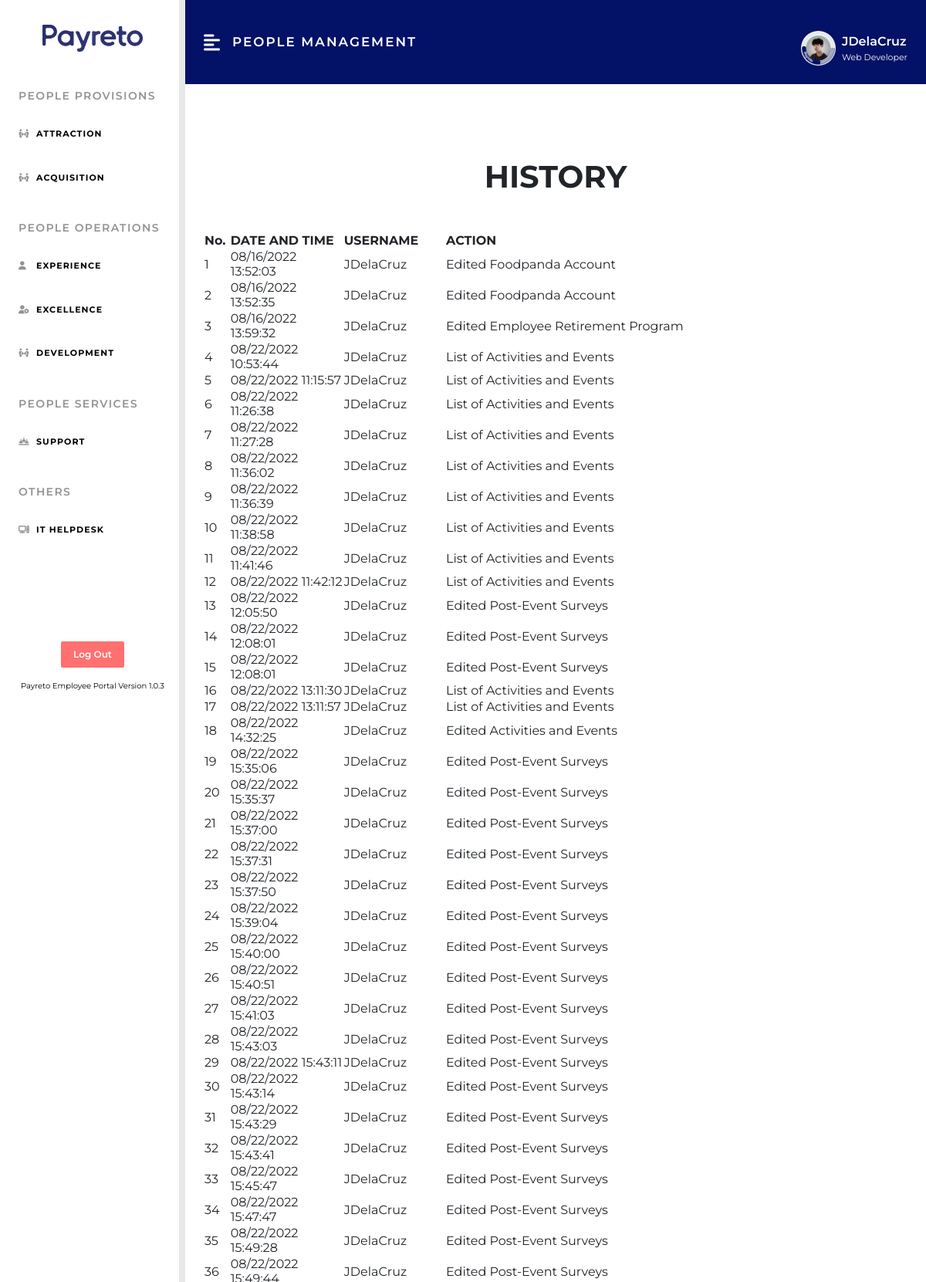
The app's page /admin/audit_logs/audit_view.php (signed in, upper part) with its own data.
### tables this page shows
CREATE TABLE `audit_logs` (
  `id` int(11) NOT NULL,
  `dtime` varchar(255) NOT NULL,
  `uname` varchar(255) NOT NULL,
  `form` varchar(1000) NOT NULL
);

### admin/audit_logs/audit_view.php (the view, shortened to what this page needs)
<?php
if (session_status() === PHP_SESSION_NONE) {
    include_once '../../includes/plugins.php';
}
?>
<!DOCTYPE html>
<html lang="en">
<head>
    <link rel="stylesheet" href="/Employee-Portal/assets/css/dashboard_styles.css">
    <link rel="stylesheet" href="/Employee-Portal/assets/css/menu_styles.css">
</head>
<body>
    <div class="d-flex" id="wrapper">
        <?php include "../../includes/sidebar.php"; ?>
        <div id="page-content-wrapper">
            <nav class="heading-payreto navbar navbar-expand-lg navbar-light py-3 px-4">
                <div class="d-flex align-items-center header-text">
                    <i class="fas fa-align-left tertiary-text fs-4 me-3" id="menu-toggle"></i>
                    <h4 class="m-0">PEOPLE MANAGEMENT</h4>
                </div>
                <?php
                include "../../includes/header.php";
                ?>
            </nav>
            <div class="w-100 py-5">
                <div class="container d-flex flex-column justify-content-center">
                    <h1 class="card-heading my-5 text-uppercase text-center">HISTORY</h1>
                    <div class="container">
                        <?php
                        $sql = "SELECT * FROM audit_logs";
                        $result = mysqli_query($conn, $sql);
                        $row = mysqli_fetch_all($result, MYSQLI_ASSOC);
                        ?>
                        <table class="display" id="audit_logs">
                            <thead>
                                <tr>
                                    <th>No.</th>
                                    <th>DATE AND TIME</th>
                                    <th>USERNAME</th>
                                    <th>ACTION</th>
                                </tr>
                            </thead>
                            <tbody>
                                <?php
                                foreach ($row as $key => $value) {
                                    echo "<tr>";
                                    echo "<td>" . $key += 1, "</td>";
                                    echo "<td>" . $value["dtime"] . "</td>";
                                    echo "<td>" . filter_var($value["uname"] , FILTER_SANITIZE_SPECIAL_CHARS) . "</td>";
                                    echo "<td>" . filter_var($value["form"] , FILTER_SANITIZE_SPECIAL_CHARS) . "</td>";
                                    echo "</tr>";
                                }
                                ?>
                            </tbody>
                        </table>
                    </div>
                </div>
            </div>
        </div>
    </div>
</body>
</html>

### assets/css/dashboard_styles.css (style rules this page uses)
* { font-family: 'Montserrat', sans-serif; transition: opacity 0.4s; }
:root { --main-bg-color: #009d63; --main-text-color: #FFFFFF; --second-text-color: #FFFFFF; --second-bg-color: #c1efde; }
.tertiary-text { color: var(--main-text-color); }
.heading-payreto { padding: 3rem 0 3rem 0; background-color: #031166; }
.header-text h4 { font-size: clamp(1em, 1.4vw, 3em); font-weight: 600; letter-spacing: 2px; color: #FFFFFF; text-transform: uppercase; }
#wrapper { overflow-x: hidden; background-color: #FFFFFF; }
#page-content-wrapper { min-width: 100vw; }
#menu-toggle { cursor: pointer; }
@media (min-width: 768px) { #page-content-wrapper { min-width: 0; width: 100%; } }

### assets/css/menu_styles.css (style rules this page uses)
.card-heading { font-weight: 700; }

### records on screen
audit_logs: key "1", dtime "08/16/2022 13:52:03", uname "JDelaCruz", form "Edited Foodpanda Account"
audit_logs: key "2", dtime "08/16/2022 13:52:35", uname "JDelaCruz", form "Edited Foodpanda Account"
audit_logs: key "3", dtime "08/16/2022 13:59:32", uname "JDelaCruz", form "Edited Employee Retirement Program"
audit_logs: key "4", dtime "08/22/2022 10:53:44", uname "JDelaCruz", form "List of Activities and Events"
audit_logs: key "5", dtime "08/22/2022 11:15:57", uname "JDelaCruz", form "List of Activities and Events"
audit_logs: key "6", dtime "08/22/2022 11:26:38", uname "JDelaCruz", form "List of Activities and Events"
audit_logs: key "7", dtime "08/22/2022 11:27:28", uname "JDelaCruz", form "List of Activities and Events"
audit_logs: key "8", dtime "08/22/2022 11:36:02", uname "JDelaCruz", form "List of Activities and Events"
audit_logs: key "9", dtime "08/22/2022 11:36:39", uname "JDelaCruz", form "List of Activities and Events"
audit_logs: key "10", dtime "08/22/2022 11:38:58", uname "JDelaCruz", form "List of Activities and Events"
audit_logs: key "11", dtime "08/22/2022 11:41:46", uname "JDelaCruz", form "List of Activities and Events"
audit_logs: key "12", dtime "08/22/2022 11:42:12", uname "JDelaCruz", form "List of Activities and Events"
audit_logs: key "13", dtime "08/22/2022 12:05:50", uname "JDelaCruz", form "Edited Post-Event Surveys"
audit_logs: key "14", dtime "08/22/2022 12:08:01", uname "JDelaCruz", form "Edited Post-Event Surveys"
audit_logs: key "15", dtime "08/22/2022 12:08:01", uname "JDelaCruz", form "Edited Post-Event Surveys"
audit_logs: key "16", dtime "08/22/2022 13:11:30", uname "JDelaCruz", form "List of Activities and Events"
audit_logs: key "17", dtime "08/22/2022 13:11:57", uname "JDelaCruz", form "List of Activities and Events"
audit_logs: key "18", dtime "08/22/2022 14:32:25", uname "JDelaCruz", form "Edited Activities and Events"
audit_logs: key "19", dtime "08/22/2022 15:35:06", uname "JDelaCruz", form "Edited Post-Event Surveys"
audit_logs: key "20", dtime "08/22/2022 15:35:37", uname "JDelaCruz", form "Edited Post-Event Surveys"
audit_logs: key "21", dtime "08/22/2022 15:37:00", uname "JDelaCruz", form "Edited Post-Event Surveys"
audit_logs: key "22", dtime "08/22/2022 15:37:31", uname "JDelaCruz", form "Edited Post-Event Surveys"
audit_logs: key "23", dtime "08/22/2022 15:37:50", uname "JDelaCruz", form "Edited Post-Event Surveys"
audit_logs: key "24", dtime "08/22/2022 15:39:04", uname "JDelaCruz", form "Edited Post-Event Surveys"
audit_logs: key "25", dtime "08/22/2022 15:40:00", uname "JDelaCruz", form "Edited Post-Event Surveys"
audit_logs: key "26", dtime "08/22/2022 15:40:51", uname "JDelaCruz", form "Edited Post-Event Surveys"
audit_logs: key "27", dtime "08/22/2022 15:41:03", uname "JDelaCruz", form "Edited Post-Event Surveys"
audit_logs: key "28", dtime "08/22/2022 15:43:03", uname "JDelaCruz", form "Edited Post-Event Surveys"
audit_logs: key "29", dtime "08/22/2022 15:43:11", uname "JDelaCruz", form "Edited Post-Event Surveys"
audit_logs: key "30", dtime "08/22/2022 15:43:14", uname "JDelaCruz", form "Edited Post-Event Surveys"
audit_logs: key "31", dtime "08/22/2022 15:43:29", uname "JDelaCruz", form "Edited Post-Event Surveys"
audit_logs: key "32", dtime "08/22/2022 15:43:41", uname "JDelaCruz", form "Edited Post-Event Surveys"
audit_logs: key "33", dtime "08/22/2022 15:45:47", uname "JDelaCruz", form "Edited Post-Event Surveys"
audit_logs: key "34", dtime "08/22/2022 15:47:47", uname "JDelaCruz", form "Edited Post-Event Surveys"
audit_logs: key "35", dtime "08/22/2022 15:49:28", uname "JDelaCruz", form "Edited Post-Event Surveys"
audit_logs: key "36", uname "JDelaCruz", form "Edited Post-Event Surveys"

### other values on screen
$version_num "1.0.3"
